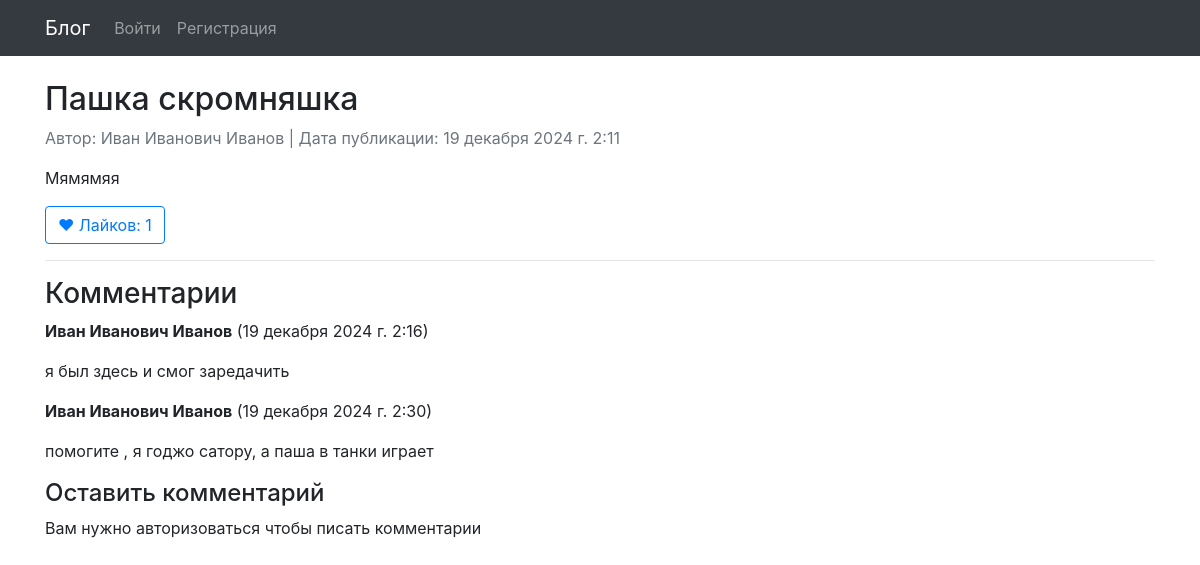
The app's page /post/1/ with its own data.
### blog_app/models.py (models this page shows, shortened)
class Post(models.Model):
    author = models.ForeignKey(get_user_model(), on_delete=models.CASCADE, verbose_name="Автор")
    title = models.CharField(max_length=255, verbose_name="Заголовок")
    content = models.TextField(verbose_name="Содержимое поста")
    created_at = models.DateTimeField(default=timezone.now, verbose_name="Дата и время публикации")
    likes = models.ManyToManyField(get_user_model(), related_name='liked_posts', blank=True, verbose_name="Лайки")

class User(AbstractUser):
    full_name = models.CharField(max_length=254, verbose_name="Полное имя")
    avatar = models.ImageField(upload_to='avatars/', blank=True, null=True, verbose_name="Аватар")
    bio = models.TextField(blank=True, verbose_name="Информация о пользователе")
    USERNAME_FIELD = 'username'
    REQUIRED_FIELDS = ['email', 'full_name']
    def __str__(self):
        return self.full_name

class Comment(models.Model):
    post = models.ForeignKey(Post, related_name='comments', on_delete=models.CASCADE, verbose_name="Пост")
    author = models.ForeignKey(get_user_model(), on_delete=models.CASCADE, verbose_name="Автор комментария")
    content = models.TextField(verbose_name="Текст комментария")
    created_at = models.DateTimeField(default=timezone.now, verbose_name="Дата и время комментария")
    updated_at = models.DateTimeField(auto_now=True, verbose_name="Дата и время обновления комментария")

### blog_app/views.py (the view, shortened to what this page needs)
# urls.py: path('post/<int:pk>/', views.post_detail, name='post_detail'),
def post_detail(request, pk):
    post = get_object_or_404(Post, pk=pk)
    comments = post.comments.all()
    comment_form = CommentForm()
    return render(request, 'catalog/post_detail.html', {'post': post, 'comments': comments, 'comment_form': comment_form})

### blog_app/templates/catalog/post_detail.html (shortened to what this page needs)
{% extends 'catalog/base_generic.html' %}
{% block content %}
<h2>{{ post.title }}</h2>
<p class="text-muted">
    Автор: {{ post.author }} | Дата публикации: {{ post.created_at }}
</p>
<p>{{ post.content }}</p>
<form method="POST" action="{% url 'like_post' post.pk %}">
    <button type="submit" class="btn btn-outline-primary">
        ❤ Лайков: {{ post.likes.count }}
    </button>
</form>
<hr>
<h3>Комментарии</h3>
{% for comment in comments %}
    <div class="comment mb-3">
        <p><strong>{{ comment.author }}</strong> ({{ comment.created_at }})</p>
        <p>{{ comment.content }}</p>
    </div>
{% empty %}
    <p>Комментариев пока нет.</p>
{% endfor %}
<h4>Оставить комментарий</h4>
 {% if user.is_authenticated %}
<form method="POST">
    {% csrf_token %}
    {{ comment_form.as_p }}
    <button type="submit" class="btn btn-success mb-4">Оставить комментарий</button>
</form>
 {% else %}
    <p>Вам нужно авторизоваться чтобы писать комментарии</p>
 {% endif %}
{% endblock %}

### records on screen
Post: title "Пашка скромняшка", author "Иван Иванович Иванов", created_at "19 декабря 2024 г. 2:11", content "Мямямяя", likes.count "1"
Comment: author "Иван Иванович Иванов", created_at "19 декабря 2024 г. 2:16", content "я был здесь и смог заредачить"
Comment: author "Иван Иванович Иванов", created_at "19 декабря 2024 г. 2:30", content "помогите , я годжо сатору, а паша в танки играет"
